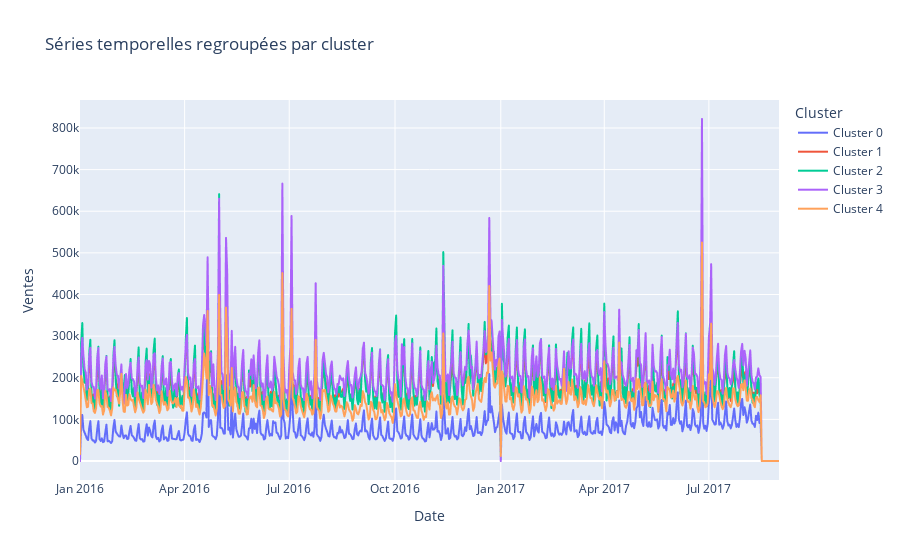

Here is the notebook cell this chart was saved with:
### Code cell
fig = px.line(
    test_clustered,
    x='date',
    y='sales',
    color='cluster',
    title='Séries temporelles regroupées par cluster',
    labels={'date': 'Date', 'sales': 'Ventes', 'cluster': 'Cluster'}
)

fig.show()

### Figure 1 — Plotly figure (JSON) as saved in the notebook; plotly's stock layout.template omitted (floating-point values rounded to 4 significant figures; data arrays with more than 128 entries replaced by an {"elided": "..."} marker saying what was removed)
{"data": [{"hovertemplate": "Cluster=Cluster 0<br>Date=%{x}<br>Ventes=%{y}<extra></extra>", "legendgroup": "Cluster 0", "line": {"color": "#636efa", "dash": "solid"}, "marker": {"symbol": "circle"}, "mode": "lines", "name": "Cluster 0", "showlegend": true, "type": "scattergl", "x": {"elided": "608 str values"}, "xaxis": "x", "y": {"elided": "608 float values"}, "yaxis": "y"}, {"hovertemplate": "Cluster=Cluster 1<br>Date=%{x}<br>Ventes=%{y}<extra></extra>", "legendgroup": "Cluster 1", "line": {"color": "#EF553B", "dash": "solid"}, "marker": {"symbol": "circle"}, "mode": "lines", "name": "Cluster 1", "showlegend": true, "type": "scattergl", "x": {"elided": "608 str values"}, "xaxis": "x", "y": {"elided": "608 float values"}, "yaxis": "y"}, {"hovertemplate": "Cluster=Cluster 2<br>Date=%{x}<br>Ventes=%{y}<extra></extra>", "legendgroup": "Cluster 2", "line": {"color": "#00cc96", "dash": "solid"}, "marker": {"symbol": "circle"}, "mode": "lines", "name": "Cluster 2", "showlegend": true, "type": "scattergl", "x": {"elided": "608 str values"}, "xaxis": "x", "y": {"elided": "608 float values"}, "yaxis": "y"}, {"hovertemplate": "Cluster=Cluster 3<br>Date=%{x}<br>Ventes=%{y}<extra></extra>", "legendgroup": "Cluster 3", "line": {"color": "#ab63fa", "dash": "solid"}, "marker": {"symbol": "circle"}, "mode": "lines", "name": "Cluster 3", "showlegend": true, "type": "scattergl", "x": {"elided": "608 str values"}, "xaxis": "x", "y": {"elided": "608 float values"}, "yaxis": "y"}, {"hovertemplate": "Cluster=Cluster 4<br>Date=%{x}<br>Ventes=%{y}<extra></extra>", "legendgroup": "Cluster 4", "line": {"color": "#FFA15A", "dash": "solid"}, "marker": {"symbol": "circle"}, "mode": "lines", "name": "Cluster 4", "showlegend": true, "type": "scattergl", "x": {"elided": "608 str values"}, "xaxis": "x", "y": {"elided": "608 float values"}, "yaxis": "y"}], "layout": {"legend": {"title": {"text": "Cluster"}, "tracegroupgap": 0}, "title": {"text": "Séries temporelles regroupées par cluster"}, "xaxis": {"anchor": "y", "domain": [0, 1], "title": {"text": "Date"}}, "yaxis": {"anchor": "x", "domain": [0, 1], "title": {"text": "Ventes"}}}}
